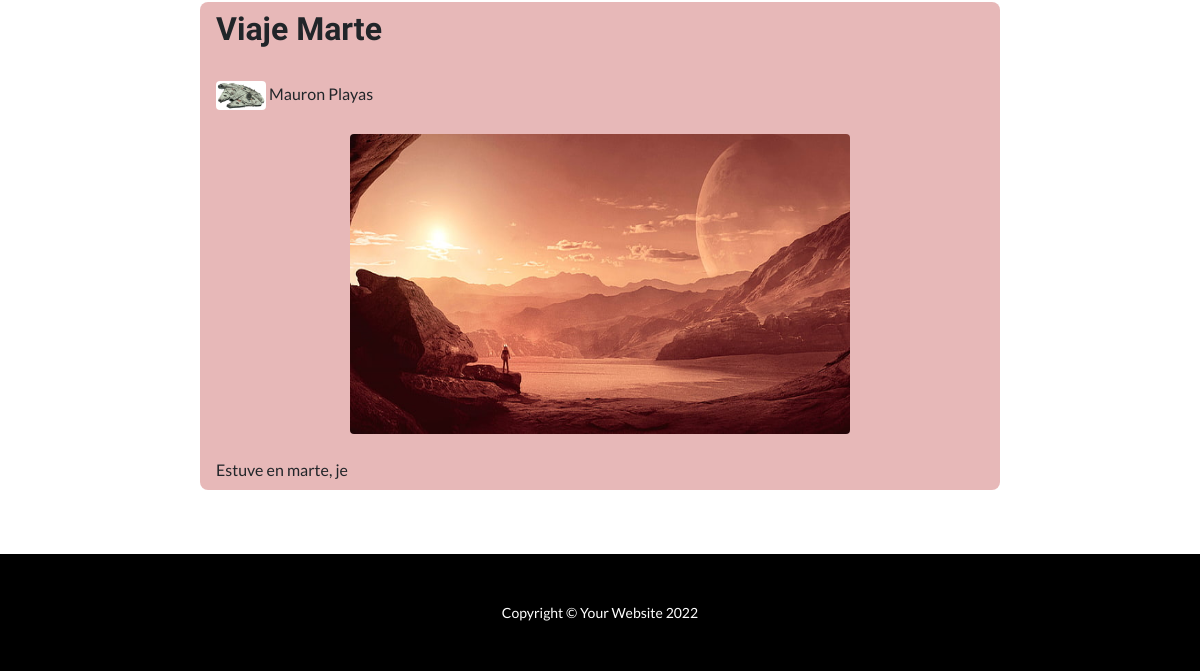
Before: /comunidad/posts (lower part) with the older database file.
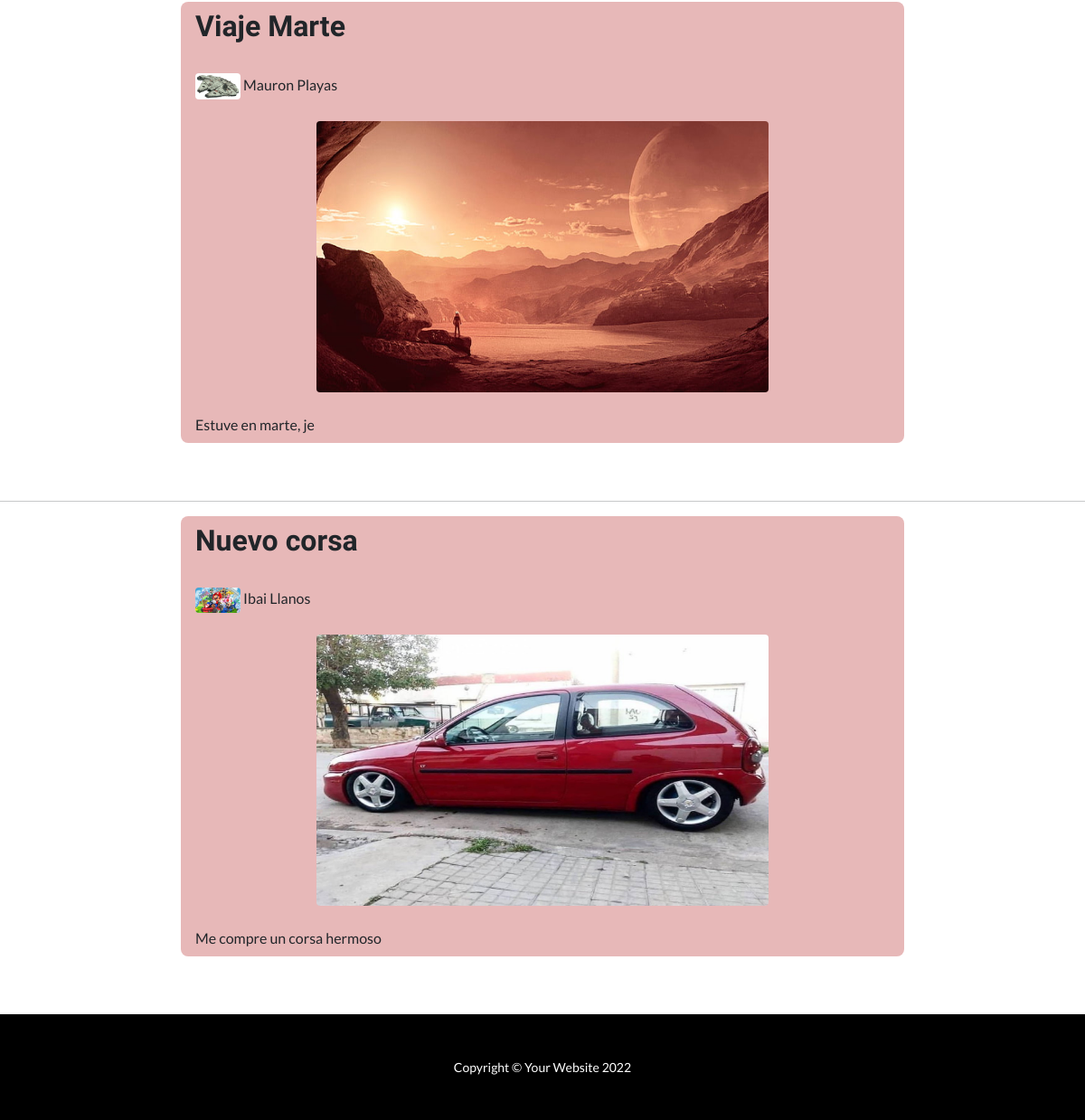
After: the same page with the newer database file.
### Comunidad/models.py (models this page shows)
class Post(models.Model):
    usuario = models.ForeignKey(Astroturista, on_delete= models.CASCADE)
    nombre_post = models.CharField(max_length= 50)
    descripcion = models.CharField(max_length= 50)
    texto = models.TextField()
    imagen = models.ImageField(upload_to = "imagen", null = True, blank = True)

### Usuario/models.py (models this page shows)
class Astroturista(models.Model):
    peso = models.IntegerField(null = True, blank = True)
    pasaporte_espacial = models.IntegerField()
    user = models.OneToOneField(User, on_delete=models.CASCADE)
    avatar = models.ImageField(upload_to = "avatares", null = True, blank = True)
    def __str__(self):
        return f"{self.user.first_name} {self.user.last_name}"

### Comunidad/views.py (the view)
# urls.py: path("posts", views.Post_vista.as_view(), name = "Mostrar_posts"),
class Post_vista(ListView):
    model = Post
    template_name = "posts.html"

### Comunidad/templates/posts.html
{% extends "padre_comunidad.html" %}
{% block ContenidoQueCambia %}
<section class="page-section" id="services">
    {% for post in object_list %}
    <hr class="divider" />
    <section class = "container_post">
        <article class = "post_article">
            <h2>{{post.nombre_post}}</h2>
            <p><img src="{{post.usuario.avatar.url}}" width="50" class="rounded"/> {{post.usuario}}</p>
            <img src="{{post.imagen.url}}" width="500" height="300" class="rounded mx-auto d-block">
            <p>{{post.descripcion}}</p>
        </article>
    </section>
    {% endfor %}
</section>
{% endblock ContenidoQueCambia %}

### Comunidad/templates/padre_comunidad.html (shortened to what this page needs)
<!DOCTYPE html>
<html lang="en">
    <head>
        {% load static %}
        <link href="{% static 'Usuario/css/styles.css' %}" rel="stylesheet" />
        <link  href = "{% static 'Usuario/css/style_post.css' %}" rel = "stylesheet" type="text/css"/>
    </head>
    <body id="page-top">
        {% block ContenidoQueCambia %}
        {% endblock ContenidoQueCambia %}
        <footer class="py-5 bg-black">
            <div class="container px-5"><p class="m-0 text-center text-white small">Copyright &copy; Your Website 2022</p></div>
        </footer>
    </body>
</html>

### Usuario/static/Usuario/css/style_post.css (style rules this page uses)
.container_post { width: 800px; margin: 0 auto; }
.post_article { transition: box-shadow 0.3s ease; background-color: rgba(185, 53, 53, 0.349); margin: 1rem 0; margin-bottom: 4rem; border-radius: 0.5rem; padding: 0.25 0; cursor: pointer; }
.post_article h2, section article p, section article a { margin: 1rem; padding-top: 0.5rem; padding-bottom: 0.5rem; }

Changed rows visible on the page:
added Post: nombre_post "Nuevo corsa", usuario.avatar (picture), usuario "Ibai Llanos", imagen (picture), descripcion "Me compre un corsa hermoso"
